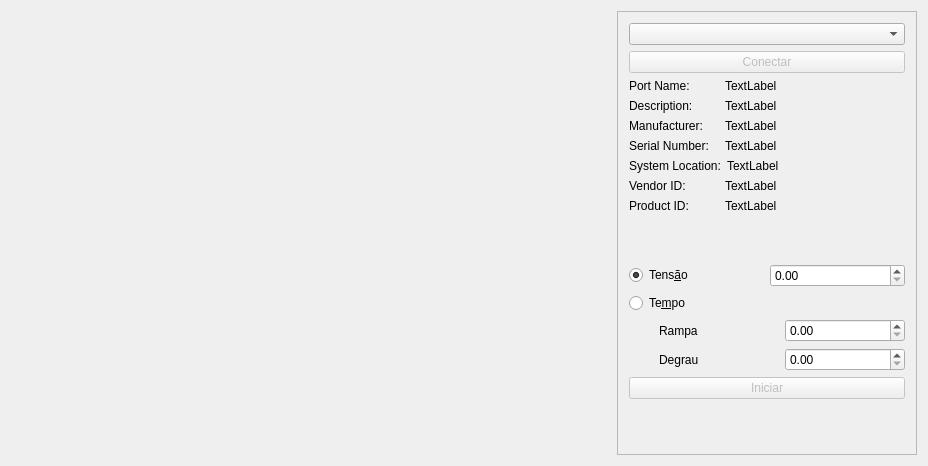
<?xml version="1.0" encoding="UTF-8"?>
<ui version="4.0">
 <class>Dialog</class>
 <widget class="QDialog" name="Dialog">
  <property name="geometry">
   <rect>
    <x>0</x>
    <y>0</y>
    <width>918</width>
    <height>466</height>
   </rect>
  </property>
  <property name="windowTitle">
   <string>Dialog</string>
  </property>
  <layout class="QHBoxLayout" name="horizontalLayout">
   <item>
    <widget class="QCustomPlot" name="plot" native="true">
     <property name="sizePolicy">
      <sizepolicy hsizetype="Expanding" vsizetype="Preferred">
       <horstretch>0</horstretch>
       <verstretch>0</verstretch>
      </sizepolicy>
     </property>
     <property name="minimumSize">
      <size>
       <width>600</width>
       <height>0</height>
      </size>
     </property>
    </widget>
   </item>
   <item>
    <widget class="QFrame" name="frame">
     <property name="sizePolicy">
      <sizepolicy hsizetype="Preferred" vsizetype="Preferred">
       <horstretch>0</horstretch>
       <verstretch>0</verstretch>
      </sizepolicy>
     </property>
     <property name="minimumSize">
      <size>
       <width>300</width>
       <height>0</height>
      </size>
     </property>
     <property name="maximumSize">
      <size>
       <width>300</width>
       <height>16777215</height>
      </size>
     </property>
     <property name="frameShape">
      <enum>QFrame::StyledPanel</enum>
     </property>
     <property name="frameShadow">
      <enum>QFrame::Raised</enum>
     </property>
     <layout class="QVBoxLayout" name="verticalLayout_2">
      <item>
       <layout class="QVBoxLayout" name="verticalLayout">
        <item>
         <widget class="QComboBox" name="cmbPortaSerial"/>
        </item>
        <item>
         <widget class="QPushButton" name="btnConectar">
          <property name="enabled">
           <bool>false</bool>
          </property>
          <property name="text">
           <string>Conectar</string>
          </property>
         </widget>
        </item>
        <item>
         <layout class="QHBoxLayout" name="horizontalLayout_6">
          <item>
           <widget class="QLabel" name="label_6">
            <property name="minimumSize">
             <size>
              <width>0</width>
              <height>0</height>
             </size>
            </property>
            <property name="text">
             <string>Port Name:</string>
            </property>
           </widget>
          </item>
          <item>
           <widget class="QLabel" name="lblPortName">
            <property name="minimumSize">
             <size>
              <width>180</width>
              <height>0</height>
             </size>
            </property>
            <property name="text">
             <string>TextLabel</string>
            </property>
           </widget>
          </item>
         </layout>
        </item>
        <item>
         <layout class="QHBoxLayout" name="horizontalLayout_9">
          <item>
           <widget class="QLabel" name="label_12">
            <property name="text">
             <string>Description:</string>
            </property>
           </widget>
          </item>
          <item>
           <widget class="QLabel" name="lblDescription">
            <property name="minimumSize">
             <size>
              <width>180</width>
              <height>0</height>
             </size>
            </property>
            <property name="text">
             <string>TextLabel</string>
            </property>
           </widget>
          </item>
         </layout>
        </item>
        <item>
         <layout class="QHBoxLayout" name="horizontalLayout_7">
          <item>
           <widget class="QLabel" name="label_8">
            <property name="text">
             <string>Manufacturer:</string>
            </property>
           </widget>
          </item>
          <item>
           <widget class="QLabel" name="lblManufacturer">
            <property name="minimumSize">
             <size>
              <width>180</width>
              <height>0</height>
             </size>
            </property>
            <property name="text">
             <string>TextLabel</string>
            </property>
           </widget>
          </item>
         </layout>
        </item>
        <item>
         <layout class="QHBoxLayout" name="horizontalLayout_8">
          <item>
           <widget class="QLabel" name="label_10">
            <property name="text">
             <string>Serial Number:</string>
            </property>
           </widget>
          </item>
          <item>
           <widget class="QLabel" name="lblSerialNumber">
            <property name="minimumSize">
             <size>
              <width>180</width>
              <height>0</height>
             </size>
            </property>
            <property name="text">
             <string>TextLabel</string>
            </property>
           </widget>
          </item>
         </layout>
        </item>
        <item>
         <layout class="QHBoxLayout" name="horizontalLayout_10">
          <item>
           <widget class="QLabel" name="label_14">
            <property name="text">
             <string>System Location:</string>
            </property>
           </widget>
          </item>
          <item>
           <widget class="QLabel" name="lblSystemLocation">
            <property name="minimumSize">
             <size>
              <width>180</width>
              <height>0</height>
             </size>
            </property>
            <property name="text">
             <string>TextLabel</string>
            </property>
           </widget>
          </item>
         </layout>
        </item>
        <item>
         <layout class="QHBoxLayout" name="horizontalLayout_12">
          <item>
           <widget class="QLabel" name="label_18">
            <property name="text">
             <string>Vendor ID:</string>
            </property>
           </widget>
          </item>
          <item>
           <widget class="QLabel" name="lblVendorID">
            <property name="minimumSize">
             <size>
              <width>180</width>
              <height>0</height>
             </size>
            </property>
            <property name="text">
             <string>TextLabel</string>
            </property>
           </widget>
          </item>
         </layout>
        </item>
        <item>
         <layout class="QHBoxLayout" name="horizontalLayout_11">
          <item>
           <widget class="QLabel" name="label_16">
            <property name="text">
             <string>Product ID:</string>
            </property>
           </widget>
          </item>
          <item>
           <widget class="QLabel" name="lblProductID">
            <property name="minimumSize">
             <size>
              <width>180</width>
              <height>0</height>
             </size>
            </property>
            <property name="text">
             <string>TextLabel</string>
            </property>
           </widget>
          </item>
         </layout>
        </item>
        <item>
         <spacer name="verticalSpacer_2">
          <property name="orientation">
           <enum>Qt::Vertical</enum>
          </property>
          <property name="sizeHint" stdset="0">
           <size>
            <width>20</width>
            <height>40</height>
           </size>
          </property>
         </spacer>
        </item>
        <item>
         <layout class="QHBoxLayout" name="horizontalLayout_2">
          <item>
           <widget class="QRadioButton" name="rdoTensao">
            <property name="text">
             <string>Tens&amp;ão</string>
            </property>
            <property name="checkable">
             <bool>true</bool>
            </property>
            <property name="checked">
             <bool>true</bool>
            </property>
           </widget>
          </item>
          <item>
           <widget class="QDoubleSpinBox" name="spnTensao"/>
          </item>
         </layout>
        </item>
        <item>
         <widget class="QRadioButton" name="rdoTempo">
          <property name="text">
           <string>Te&amp;mpo</string>
          </property>
         </widget>
        </item>
        <item>
         <layout class="QHBoxLayout" name="horizontalLayout_3">
          <item>
           <spacer name="horizontalSpacer">
            <property name="orientation">
             <enum>Qt::Horizontal</enum>
            </property>
            <property name="sizeType">
             <enum>QSizePolicy::Fixed</enum>
            </property>
            <property name="sizeHint" stdset="0">
             <size>
              <width>30</width>
              <height>20</height>
             </size>
            </property>
           </spacer>
          </item>
          <item>
           <widget class="QLabel" name="label_2">
            <property name="text">
             <string>Rampa</string>
            </property>
           </widget>
          </item>
          <item>
           <widget class="QDoubleSpinBox" name="spnRampa"/>
          </item>
         </layout>
        </item>
        <item>
         <layout class="QHBoxLayout" name="horizontalLayout_5">
          <item>
           <spacer name="horizontalSpacer_2">
            <property name="orientation">
             <enum>Qt::Horizontal</enum>
            </property>
            <property name="sizeType">
             <enum>QSizePolicy::Fixed</enum>
            </property>
            <property name="sizeHint" stdset="0">
             <size>
              <width>30</width>
              <height>20</height>
             </size>
            </property>
           </spacer>
          </item>
          <item>
           <widget class="QLabel" name="label_5">
            <property name="text">
             <string>Degrau</string>
            </property>
           </widget>
          </item>
          <item>
           <widget class="QDoubleSpinBox" name="spnDegrau"/>
          </item>
         </layout>
        </item>
        <item>
         <widget class="QPushButton" name="btnIniciar">
          <property name="enabled">
           <bool>false</bool>
          </property>
          <property name="minimumSize">
           <size>
            <width>0</width>
            <height>0</height>
           </size>
          </property>
          <property name="text">
           <string>Iniciar</string>
          </property>
         </widget>
        </item>
        <item>
         <spacer name="verticalSpacer">
          <property name="orientation">
           <enum>Qt::Vertical</enum>
          </property>
          <property name="sizeHint" stdset="0">
           <size>
            <width>20</width>
            <height>40</height>
           </size>
          </property>
         </spacer>
        </item>
       </layout>
      </item>
     </layout>
    </widget>
   </item>
  </layout>
 </widget>
 <layoutdefault spacing="6" margin="11"/>
 <customwidgets>
  <customwidget>
   <class>QCustomPlot</class>
   <extends>QWidget</extends>
   <header>qcustomplot.h</header>
   <container>1</container>
  </customwidget>
 </customwidgets>
 <resources/>
 <connections/>
</ui>
